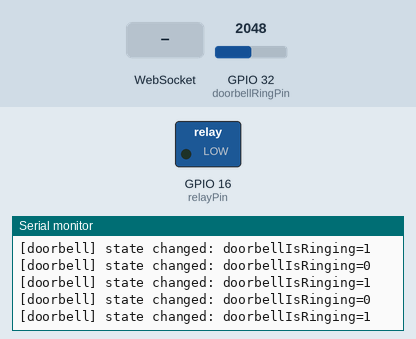
The program below on a simulated ESP32. Shown: switched loads named in the program (green lamp = pin HIGH), the last lines printed to the serial monitor. The inputs (shaded band) are chosen by the test bench; at power-on: GPIO 32 (doorbellRingPin) = 2048. WiFi joins after 1.5 s; servers stay silent unless stated; the local clock reads 2024-03-15 10:24:30 at power-on unless the program sets it.

Above: at 6.7 s.
6.8 s: WebSocket text "unlock" received
At 6.96 s:
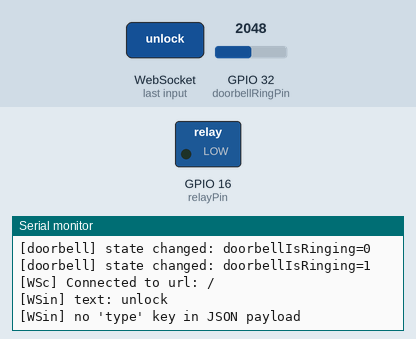
8.3 s: WebSocket text "1" received
At 8.47 s:
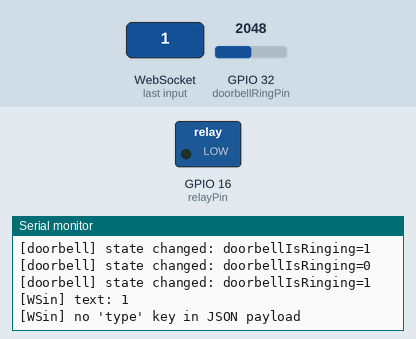
Timing chart, 0 to 11.3 s (numbered marks = the images above; inputs shaded):
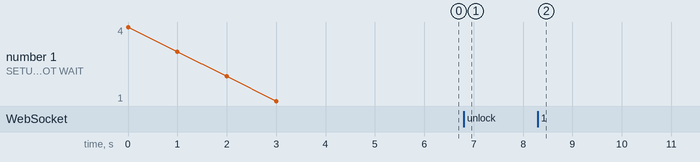

The program:

main.cpp
```cpp
#include <Arduino.h>

#include <WiFi.h>
#include <WiFiMulti.h>
#include <WiFiClientSecure.h>

#include <ArduinoJson.h>
#include <WebSocketsClient.h>

const char* ssid = "Skylight";
const char* password = "photosynthesis";
const int relayPin = 16; // GPIO pin connected to the relay
const int doorbellRingPin = 32; // GPIO pin connected to the doorbell input
const char* serverHost = "20warren.alexwendland.com";
const uint16_t serverPort = 443;
#define USE_SERIAL Serial

WiFiMulti WiFiMulti;
WebSocketsClient webSocket;
char jsonPayload[256];

void setClock() {
    configTime(0, 0, "pool.ntp.org", "time.nist.gov");

    USE_SERIAL.print(F("Waiting for NTP time sync: "));
    time_t nowSecs = time(nullptr);
    while(nowSecs < 8 * 3600 * 2) {
        delay(500);
        USE_SERIAL.print(F("."));
        yield();
        nowSecs = time(nullptr);
    }

    USE_SERIAL.println();
    struct tm timeinfo;
    gmtime_r(&nowSecs, &timeinfo);
    USE_SERIAL.print(F("Current time: "));
    USE_SERIAL.print(asctime(&timeinfo));
}

void hexdump(const void *mem, uint32_t len, uint8_t cols = 16) {
	const uint8_t* src = (const uint8_t*) mem;
	USE_SERIAL.printf("\n[HEXDUMP] Address: 0x%08X len: 0x%X (%d)", (ptrdiff_t)src, len, len);
	for(uint32_t i = 0; i < len; i++) {
		if(i % cols == 0) {
			USE_SERIAL.printf("\n[0x%08X] 0x%08X: ", (ptrdiff_t)src, i);
		}
		USE_SERIAL.printf("%02X ", *src);
		src++;
	}
	USE_SERIAL.printf("\n");
}

void handleWebSocketText(uint8_t *payload, size_t length) {
	USE_SERIAL.printf("[WSin] text: %s\n", payload);

	// parse JSON payload
	DynamicJsonDocument doc(256);
	deserializeJson(doc, payload, length);

	// check if the received message is an unlock command
	if (!doc.containsKey("type")) {
		USE_SERIAL.println("[WSin] no 'type' key in JSON payload");
		return;
	}
	if (doc["type"] != "device.cmd") {
		USE_SERIAL.println("[WSin] 'type' key is not 'device.cmd' in JSON payload");
		return;
	}
	if (!doc.containsKey("cmd")) {
		USE_SERIAL.println("[WSin] no 'cmd' key in JSON payload");
		return;
	}

	if (doc["cmd"] == "unlock") {
		USE_SERIAL.println("[WSin] unlock command received");
		int duration = 5;
		if (doc.containsKey("duration")) {
			duration = doc["duration"];
		}
		USE_SERIAL.printf("[WSin] unlock for %d seconds\n", duration);
		digitalWrite(16, HIGH);
		delay(duration * 1000);
		digitalWrite(16, LOW);
	} else {
		USE_SERIAL.printf("[WSin] unknown command: %s\n", doc["cmd"]);
	}
}

void webSocketEvent(WStype_t type, uint8_t * payload, size_t length) {

	switch(type) {
		case WStype_DISCONNECTED:
			USE_SERIAL.printf("[WSc] Disconnected!\n");
			break;
		case WStype_CONNECTED:
			USE_SERIAL.printf("[WSc] Connected to url: %s\n", payload);

			// send message to server when Connected
            // Construct the JSON payload manually
            sprintf(jsonPayload, "{\"type\":\"device.status\",\"status\":\"connected\",\"timestamp_ntp\":%ld}", time(nullptr));
			webSocket.sendTXT(jsonPayload);
			break;
		case WStype_TEXT:
			handleWebSocketText(payload, length);
			// send message to server
			// webSocket.sendTXT("message here");
			break;
		case WStype_BIN:
			USE_SERIAL.printf("[WSc] get binary length: %u\n", length);
			hexdump(payload, length);

			// send data to server
			// webSocket.sendBIN(payload, length);
			break;
		case WStype_ERROR:
		case WStype_FRAGMENT_TEXT_START:
		case WStype_FRAGMENT_BIN_START:
		case WStype_FRAGMENT:
		case WStype_FRAGMENT_FIN:
			break;
	}

}

int lastAnalogueValue = -1;
int ringCount = 0;
unsigned long ringStartTime = 0;
bool lastDoorbellIsRinging = false;
const int DOORBELL_RING_COUNT_PERIOD_MS = 500;
const int DOORBELL_RING_COUNT_THRESHOLD = 10;
const int DOORBELL_RING_ANALOG_THRESHOLD = 200;

void checkDoorbell() {
	int analogValue = analogRead(doorbellRingPin);
	unsigned long now = millis();
	if (analogValue != lastAnalogueValue) {
		USE_SERIAL.printf("[doorbell] change analogValue=%d\n", analogValue, time(nullptr));
		lastAnalogueValue = analogValue;
	}

	if (analogValue > DOORBELL_RING_ANALOG_THRESHOLD) {
		if (ringCount == 0) {
			ringStartTime = now;
		}
		ringCount++;
	}
	bool isRinging = ringCount >= DOORBELL_RING_COUNT_THRESHOLD && now - ringStartTime <= DOORBELL_RING_COUNT_PERIOD_MS;
	if (isRinging != lastDoorbellIsRinging) {
		USE_SERIAL.printf("[doorbell] state changed: doorbellIsRinging=%d\n", isRinging);
		sprintf(jsonPayload, "{\"type\":\"device.status\",\"status\":\"ring.%s\",\"timestamp\":%ld}", isRinging ? "start" : "stop", now);
		webSocket.sendTXT(jsonPayload);
		lastDoorbellIsRinging = isRinging;
	}
	if (now - ringStartTime > DOORBELL_RING_COUNT_PERIOD_MS) {
		ringCount = 0;
	}
}

void setup() {
	USE_SERIAL.begin(115200);

	pinMode(relayPin, OUTPUT);
	pinMode(doorbellRingPin, INPUT);
	digitalWrite(relayPin, LOW); // Relay off

	USE_SERIAL.setDebugOutput(true);

	USE_SERIAL.println();
	USE_SERIAL.println();
	USE_SERIAL.println();

	for(uint8_t t = 4; t > 0; t--) {
		USE_SERIAL.printf("[SETUP] BOOT WAIT %d...\n", t);
		USE_SERIAL.flush();
		delay(1000);
	}

	WiFiMulti.addAP(ssid, password);

	//WiFi.disconnect();
	while(WiFiMulti.run() != WL_CONNECTED) {
		delay(100);
	}
    Serial.println("WiFi connected");
    Serial.print("IP address: ");
    Serial.println(WiFi.localIP());

    setClock();

	// server address, port and URL
	webSocket.beginSSL(serverHost, serverPort, "/ws/device");

	// event handler
	webSocket.onEvent(webSocketEvent);

	// use HTTP Basic Authorization
	webSocket.setAuthorization("device", "niYmTfkJ9c2k6XSD5y6LrC7Wcrpute");

	// try ever 5000 again if connection has failed
	webSocket.setReconnectInterval(5000);

	// Ping every 15s, wait 3s for response, if failed 2 times then disconnect
	webSocket.enableHeartbeat(15000, 3000, 2);
}

void loop() {
	webSocket.loop();
	checkDoorbell();
}
```

Measured:
- after the input at 6.8 s, the serial monitor: prints a new line at once (image 1)
- after the input at 8.3 s, the serial monitor: prints a new line at once (image 2)
